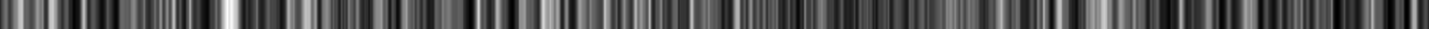
#> input picture project_TireTestRig/terrain_heightmap_smooth_horizontal_terrGrid0.005_wx50_wy1.bmp, 10000 x 200 px, found by its file name (shown at 1/7 size)
$ jupyter execute --allow-errors nb_check_SCM_SCM2ML_240311.ipynb
#> lines starting #> are read from the running program, lines starting #| are printed output that depends on the picture
[cell 1]
import sys
sys.path.append('/home/swang597/Documents/Research/Project_heightmap/Utility_projHM')

# [6 lines of commented-out code are left out]
import os
import numpy as np
# [9 lines of commented-out code are left out]

import matplotlib.pyplot as plt
import matplotlib.colors as mcolors
import random

from datetime import date
# from model_3e3d import UNet_3e3d_Img, UNet_3e3d_Vec, UNet_CNN3e3d_2I_1V, UNet_CNN3e3d_2I_1V_lin2
import model_3e3d as mymodel
import glob

# torch.manual_seed(1)
np.random.seed(1)

[cell 2]
# [13 lines of commented-out code are left out]

[cell 3]
# # fix Wy
# # foldername_SCM =   '/home/swang597/Documents/Research/chrono_fork_rserban/Project_TireTestRig/build_SCM_ML/DEMO_OUTPUT/SCM_fixW_dt0.000500_terrGrid0.005000terrX-23.000000terrH-1.000000normLoad1000.000000/'
# # foldername_SCM_HM = '/home/swang597/Documents/Research/chrono_fork_rserban/Project_TireTestRig/build_SCM_ML/DEMO_OUTPUT/SCM_fixW_dt0.000500_terrGrid0.005000terrX-23.000000terrH-1.000000normLoad1000.000000_HMbmp/'
# # foldername_Hyb = '/home/swang597/Documents/Research/chrono_fork_rserban/Project_TireTestRig/build_SCM_ML/DEMO_OUTPUT/Hybrid_fixW_dt0.000500_terrGrid0.005000terrX-23.000000terrH-1.000000normLoad1000.000000/'
# # foldername_Hyb_HM = '/home/swang597/Documents/Research/chrono_fork_rserban/Project_TireTestRig/build_SCM_ML/DEMO_OUTPUT/Hybrid_fixW_dt0.000500_terrGrid0.005000terrX-23.000000terrH-1.000000normLoad1000.000000_HMbmp/'
# # foldername_Hyb = '/home/swang597/Documents/Research/chrono_fork_rserban/Project_TireTestRig/build_SCM_ML/DEMO_OUTPUT/Hybrid_fixW_onlyNNF1Chan_dt0.000500_terrGrid0.005000terrX-23.000000terrH-1.000000normLoad1000.000000/'
# # foldername_Hyb_HM = '/home/swang597/Documents/Research/chrono_fork_rserban/Project_TireTestRig/build_SCM_ML/DEMO_OUTPUT/Hybrid_fixW_onlyNNF1Chan_dt0.000500_terrGrid0.005000terrX-23.000000terrH-1.000000normLoad1000.000000_HMbmp/'

# # foldername_Hyb_0TerrF = '/home/swang597/Documents/Research/chrono_fork_rserban/Project_TireTestRig/build_SCM_ML/DEMO_OUTPUT/SCM_ML_TIRE_TEST_RIG_switchTerr_0TerrF_dt0.000500_terrGrid0.005000terrX-23.000000terrH-1.000000normLoad1000.000000/'
# # foldername_Hyb_0TerrF_HM = '/home/swang597/Documents/Research/chrono_fork_rserban/Project_TireTestRig/build_SCM_ML/DEMO_OUTPUT/SCM_ML_TIRE_TEST_RIG_switchTerr_0TerrF_dt0.000500_terrGrid0.005000terrX-23.000000terrH-1.000000normLoad1000.000000_HMbmp/'

# # foldername_SCM = '/home/swang597/Documents/Research/chrono_fork_rserban/Project_TireTestRig/build_SCM_ML/DEMO_OUTPUT/SCM_fixW_dt0.000500_terrGrid0.005000terrX-23.000000terrH-1.000000normLoad1000.000000/'
# # # foldername_Hyb = '/home/swang597/Documents/Research/chrono_fork_rserban/Project_TireTestRig/build_SCM_ML/DEMO_OUTPUT/Hybrid_fixW_onlyNNF1Chan_dt0.000500_terrGrid0.005000terrX-23.000000terrH-1.000000normLoad1000.000000/'
# # # foldername_Hyb = '/home/swang597/Documents/Research/chrono_fork_rserban/Project_TireTestRig/build_SCM_ML/DEMO_OUTPUT/Hybrid_fixW_onlyNNF1Chan_logScale_dt0.000500_terrGrid0.005000terrX-23.000000terrH-1.000000normLoad1000.000000/'
# # foldername_Hyb = '/home/swang597/Documents/Research/chrono_fork_rserban/Project_TireTestRig/build_SCM_ML/DEMO_OUTPUT/Hybrid_fixW_onlyNNF1Chan_expScale_dt0.000500_terrGrid0.005000terrX-23.000000terrH-1.000000normLoad1000.000000/'

# # initX=-8 # training data
# # foldername_SCM = '/home/swang597/Documents/Research/chrono_fork_rserban/Project_TireTestRig/build_SCM/DEMO_OUTPUT/SCM_fixW_dt0.000500_terrGrid0.005000terrX-8.000000terrH-1.000000normLoad1000.000000/'
# # foldername_Hyb = '/home/swang597/Documents/Research/chrono_fork_rserban/Project_TireTestRig/build_SCM_ML/DEMO_OUTPUT/Hybrid_fixW_onlyNNF1Chan_expScale_dt0.000500_terrGrid0.005000terrX-8.000000terrH-1.000000normLoad1000.000000/'

# # # initX= 4 training data
# # foldername_SCM = '/home/swang597/Documents/Research/chrono_fork_rserban/Project_TireTestRig/build_SCM/DEMO_OUTPUT/SCM_fixW_dt0.000500_terrGrid0.005000terrX4.000000terrH-1.000000normLoad1000.000000/'
# # foldername_Hyb = '/home/swang597/Documents/Research/chrono_fork_rserban/Project_TireTestRig/build_SCM_ML/DEMO_OUTPUT/Hybrid_fixW_onlyNNF1Chan_expScale_dt0.000500_terrGrid0.005000terrX4.000000terrH-1.000000normLoad1000.000000/'

# # initX= -23, 3 test traj, -18 training traj
# # initX= -18
# # foldername_SCM = f'/home/swang597/Documents/Research/chrono_fork_rserban/Project_TireTestRig/build_SCM/DEMO_OUTPUT/SCM_fixW_dt0.000500_terrGrid0.005000terrX{initX}.000000terrH-1.000000normLoad1000.000000/'
# # foldername_Hyb = f'/home/swang597/Documents/Research/chrono_fork_rserban/Project_TireTestRig/build_SCM_ML/DEMO_OUTPUT/Hybrid_fixW_onlyNNF1Chan_dt0.000500_terrGrid0.005000terrX{initX}.000000terrH-1.000000normLoad1000.000000/'

# # initX= 4
# # foldername_SCM = f'/home/swang597/Documents/Research/chrono_fork_rserban/Project_TireTestRig/build_SCM/DEMO_OUTPUT/SCM_fixW_dt0.000500_terrGrid0.005000terrX{initX}.000000terrH-1.000000normLoad1000.000000/'
# # foldername_Hyb = f'/home/swang597/Documents/Research/chrono_fork_rserban/Project_TireTestRig/build_SCM_ML_NNIGeoI/DEMO_OUTPUT/Hybrid_fixW_NNFGeoI_dt0.005000_terrGrid0.005000terrX{initX}.000000terrH-1.000000normLoad1000.000000/'

# #
# foldername_SCM_HM = foldername_SCM[:-1] + '_HMbmp/'
# foldername_Hyb_HM = foldername_Hyb[:-1] + '_HMbmp/'
# filename_SCM = foldername_SCM + 'SCM_force_saved.txt'
# filename_Hyb = foldername_Hyb + 'SCM_force_saved.txt'
# # filename_Hyb_0TerrF = foldername_Hyb_0TerrF + 'SCM_force_saved.txt'
# filename_SCM_wheelstate = foldername_SCM + 'ROVER_states_saved.txt'
# filename_Hyb_wheelstate = foldername_Hyb + 'ROVER_states_saved.txt'

# filename_SCM_force = foldername_SCM + 'SCM_force_saved.txt'
# filename_Hyb_force = foldername_Hyb + 'SCM_force_saved.txt'

# # data_SCM = np.loadtxt(filename_SCM)
# # data_SCM_Hyb = np.loadtxt(filename_Hyb)
# # data_SCM_Hyb_0TerrF = np.loadtxt(filename_Hyb_0TerrF)
# data_SCM_wheelstate = np.loadtxt(filename_SCM_wheelstate)
# data_Hyb_wheelstate = np.loadtxt(filename_Hyb_wheelstate)

# data_SCM_force = np.loadtxt(filename_SCM_force)
# data_Hyb_force = np.loadtxt(filename_Hyb_force)

# # print(data_SCM.shape)

[cell 4]
# [28 lines of commented-out code are left out]

initX= 4
foldername_SCM = f'/home/swang597/Documents/Research/chrono_fork_rserban/Project_TireTestRig/build_SCM_ML_NNFGeoI/DEMO_OUTPUT/Hybrid_fixW_NNFGeoI_dt0.005000_terrGrid0.005000terrX{initX}.000000terrH-1.000000normLoad1200.000000_SCM2MLSwitch1000000.000000/'
foldername_Hyb = f'/home/swang597/Documents/Research/chrono_fork_rserban/Project_TireTestRig/build_SCM_ML_NNFGeoI/DEMO_OUTPUT/Hybrid_fixW_NNFGeoI_dt0.005000_terrGrid0.005000terrX{initX}.000000terrH-1.000000normLoad1200.000000_SCM2MLSwitch1.500000/'

#
foldername_SCM_HM = foldername_SCM[:-1] + '_HMbmp/'
foldername_Hyb_HM = foldername_Hyb[:-1] + '_HMbmp/'
filename_SCM = foldername_SCM + 'SCM_force_saved.txt'
filename_Hyb = foldername_Hyb + 'SCM_force_saved.txt'
# filename_Hyb_0TerrF = foldername_Hyb_0TerrF + 'SCM_force_saved.txt'
filename_SCM_wheelstate = foldername_SCM + 'ROVER_states_saved.txt'
filename_Hyb_wheelstate = foldername_Hyb + 'ROVER_states_saved.txt'

filename_SCM_force = foldername_SCM + 'SCM_force_saved.txt'
filename_Hyb_force = foldername_Hyb + 'SCM_force_saved.txt'

# data_SCM = np.loadtxt(filename_SCM)
# data_SCM_Hyb = np.loadtxt(filename_Hyb)
# data_SCM_Hyb_0TerrF = np.loadtxt(filename_Hyb_0TerrF)
#> (the rest of this cell did not finish here and is left out)

[cell 5]
# plot wheel state
ylabel_list = ['x','y','z','Vx', 'Vy', 'Vz', 'Wx', 'Wy', 'Wz']
idx_list = [    1,2,3,      8,9,10,           11,12,13]

fig, ax = plt.subplots(3, 3, figsize=(5*3, 8))
#> (the rest of this cell did not finish here and is left out)

[cell 6]
# plot the data with respect to time as subplot
F_list = ['x','y','z','Fx', 'Fy', 'Fz', 'Mx', 'My', 'Mz']
fig, ax = plt.subplots(3, 3, figsize=(5*3, 8))
#> (the rest of this cell did not finish here and is left out)

[cell 7]
# # find at which index data_SCM[:,1] > 1.0
# # idx = np.where(data_SCM[:,1] > 1.0)[0][0]
# # print('idx = ', idx, 'x=', data_SCM[idx,1],'time = ', data_SCM[idx,0])
# # find at which index data_SCM[:,0] > 1.5
# idx = np.where(data_SCM[:,0] >= 1.5)[0][0]
# print('idx = ', idx, 'time = ', data_SCM[idx,0], 'x=', data_SCM[idx,1])
# print('idx-1 = ', idx-1, 'time = ', data_SCM[idx-1,0], 'x=', data_SCM[idx-1,1])

[cell 8]
time_tot =5.9# 10.9 #2.95 #1.51#
dt = 5e-4
dump_dt = dt*10
F_Hyb, time_Hyb = [], []
F_Hyb_0TerrF = []
#> (the rest of this cell did not finish here and is left out)

[cell 9]
X_Hyb, time_Hyb = [], []
#> (the rest of this cell did not finish here and is left out)

[cell 10]
Vecnm_hyb, time_hyb = [], []
Vecnm_SCM, time_SCM = [], []
F_SCM = []

#> (the rest of this cell did not finish here and is left out)

[cell 11]
Vecnm_hyb_list = ['z_nm', 'Vx_nm','Vz_nm']
Vecnm_hyb_list_idx = [0, 1, 2]
fig, ax = plt.subplots(1, len(Vecnm_hyb_list), figsize=(12, 3))
fig.suptitle('Normalized wheel-state vector in Hybrid simulation, normalized range is [0,1]')
#> (the rest of this cell did not finish here and is left out)

#> (a cell that did not finish here is left out)

#> (a cell that did not finish here is left out)

#> (a cell that did not finish here is left out)

#> (a cell that did not finish here is left out)

[cell 16]
# plot the bmp file
from matplotlib import pyplot as plt
from PIL import Image
import numpy as np

filename_bmp = '/home/swang597/Documents/Research/chrono_fork_radu/build/data/vehicle/terrain/height_maps/terrain_heightmap_smooth_horizontal_terrGrid0.005_wx50_wy1.bmp'

# Load the image file
img = Image.open(filename_bmp)  # Make sure to replace 'path_to_your_image.bmp' with your actual file path
#> img is the input picture: PIL image 10000x200 L; min 0, max 255, mean 82.5

# Convert the image to a numpy array (optional, for manipulation if needed)
img_array = np.array(img)

# Plot the image
plt.imshow(img)
plt.axis('off')  # Optional: This removes the axis to display only the image
plt.show()

[cell 17]
img_array = np.array(img)
print(img_array.shape)
#| (200, 10000)
# plot the img_array[1,:]
fig, ax = plt.subplots(1, 1, figsize=(8, 4))
ax.plot(img_array[1,:])
ax.set_xlabel('x')
ax.set_ylabel('z')
ax.grid()
# plt.show()
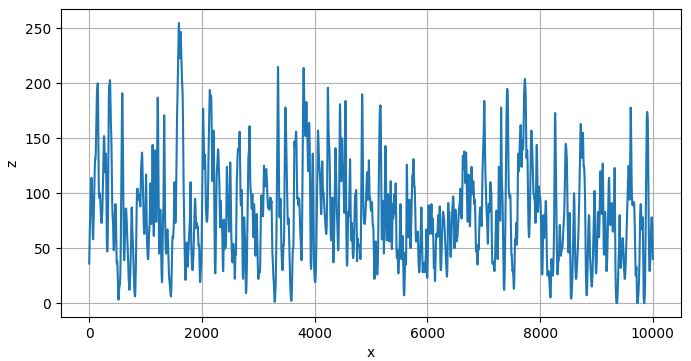
#> figure drawn by matplotlib, 1 panel; curve peaks at x = 1592, y = 255
